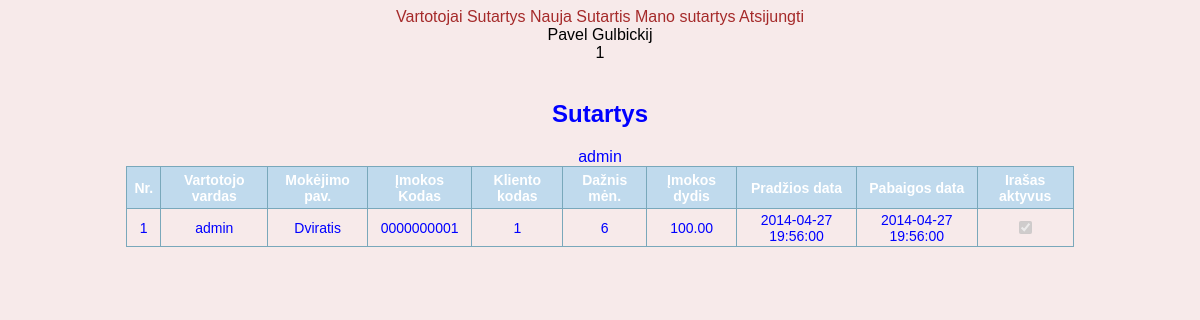
Screenshot of /index.php?pageName=Contracts.php (signed in) with the database file from the repository.
### tables this page shows
CREATE TABLE IF NOT EXISTS `user` (
  `id` int(10) unsigned NOT NULL AUTO_INCREMENT,
  `username` varchar(30) NOT NULL,
  `password` varchar(32) NOT NULL,
  `person_id` bigint(11) NOT NULL,
  `first_name` varchar(30) NOT NULL,
  `last_name` varchar(30) NOT NULL,
  `is_admin` tinyint(1) NOT NULL,
  `is_active` tinyint(1) NOT NULL DEFAULT '1',
  `timestamp` timestamp NOT NULL DEFAULT CURRENT_TIMESTAMP ON UPDATE CURRENT_TIMESTAMP,
  PRIMARY KEY (`id`),
  UNIQUE KEY `username` (`username`)
);

CREATE TABLE IF NOT EXISTS `contract` (
  `id` int(10) unsigned NOT NULL AUTO_INCREMENT,
  `payment_name` varchar(50) NOT NULL,
  `payment_code` varchar(10) NOT NULL,
  `customer_id` varchar(10) NOT NULL,
  `frequency_in_months` int(2) NOT NULL,
  `payment_amount` float(6,2) NOT NULL,
  `contract_start_date` datetime NOT NULL,
  `contract_end_date` datetime NOT NULL,
  `is_active` tinyint(1) NOT NULL DEFAULT '1',
  `timestamp` timestamp NOT NULL DEFAULT CURRENT_TIMESTAMP ON UPDATE CURRENT_TIMESTAMP,
  PRIMARY KEY (`id`)
);

### contracts.php (the view, shortened to what this page needs)
<?php
	if ($stmt = mysqli_prepare($con, "SELECT USER.USERNAME, CONTRACT.ID,  CONTRACT.PAYMENT_NAME, CONTRACT.PAYMENT_CODE, CONTRACT.CUSTOMER_ID, CONTRACT.FREQUENCY_IN_MONTHS, CONTRACT.PAYMENT_AMOUNT, CONTRACT.CONTRACT_START_DATE, CONTRACT.CONTRACT_END_DATE, CONTRACT.IS_ACTIVE FROM USER_CONTRACTS LEFT JOIN CONTRACT ON USER_CONTRACTS.CONTRACT_ID = CONTRACT.ID LEFT JOIN USER ON USER_CONTRACTS.USER_ID = USER.ID ")) {
		mysqli_stmt_execute($stmt);
		mysqli_stmt_bind_result($stmt, $username, $contractId, $contractPaymentName, $contractPaymentCode, $contractCustomerId, $contractFrequencyInMonths, $contractPaymentAmount, $contractStartDate, $contractEndDate, $contractIsActive);
		$contracts = array();
		while (mysqli_stmt_fetch($stmt)) {
			array_push($contracts, array("id" => $contractId, "username" => $username, "paymentName" => $contractPaymentName, "paymentCode" => $contractPaymentCode, "customerId" => $contractCustomerId, "frequencyInMonths" => $contractFrequencyInMonths, "paymentAmount" => $contractPaymentAmount, "contractStartDate" => $contractStartDate, "contractEndDate" => $contractEndDate,  "isActive" => $contractIsActive === 1 ? true : false));
		}
	}
?>
	<h2>Sutartys</h2>
	<table class = "data">
		<tr>
			<th>Nr.</th>
			<th>Vartotojo vardas</th>
			<th>Mokėjimo pav.</th>
			<th>Įmokos Kodas</th>
			<th>Kliento kodas</th>
			<th>Dažnis mėn.</th>
			<th>Įmokos dydis</th>
			<th>Pradžios data</th>
			<th>Pabaigos data</th>
			<th>Irašas aktyvus</th>
		</tr>
		<?php
               echo "<div> $username</div>";
			$counter = 1;
			$alt = "";
			foreach($contracts as $key => $contract) {
				echo "<tr $alt>";
				echo "<td>$counter</td>";
				echo "<td>$contract[username]</td>";
				echo "<td>$contract[paymentName]</td>";
				echo "<td>$contract[paymentCode]</td>";
				echo "<td>$contract[customerId]</td>";
				echo "<td>$contract[frequencyInMonths]</td>";
				echo "<td>".number_format($contract['paymentAmount'], 2, '.', '')."</td>";
				echo "<td>$contract[contractStartDate]</td>";
				echo "<td>$contract[contractEndDate]</td>";
				$isActiveChecked = $contract['isActive'] ? "checked='checked'" : "";
				echo "<td><input type='checkbox' $isActiveChecked disabled='true'></td>";
				echo "</tr>";
				if (strlen($alt) == 0) {
					$alt = "class='alt'";
				} else {
					$alt = "";
				}
				$counter++;
			}
		?>
	</table>

### styles.css (style rules this page uses)
body { font-family:Arial, Helvetica, sans-serif; font-size: 16px; text-align: center; color: black; background-color:#F7EAEA; }
table.data { margin-left: auto; margin-right: auto; #text-align: right; }

### dataTable.css (style rules this page uses)
table.data { #font-family:"Trebuchet MS", Arial, Helvetica, sans-serif; font-size: 14px; width:80%; border-collapse:collapse; text-align: center; }
table.data td, table.data th { #font-size:1em; border:1px solid #79A8BB; padding:3px 7px 2px 7px; }
table.data th { #font-size:1.1em; #text-align:left; text-align: center; padding-top:5px; padding-bottom:4px; background-color:#C0DAED; color:#ffffff; }

### rows the page displays
user: username "admin", contract.payment_name "Dviratis", contract.payment_code "0000000001", contract.customer_id "1", contract.frequency_in_months "6", contract.payment_amount "100.00", contract.contract_start_date "2014-04-27 19:56:00", contract.contract_end_date "2014-04-27 19:56:00"

### other values shown
$_SESSION['user']['firstName'] "Pavel"
$_SESSION['user']['lastName'] "Gulbickij"
$_SESSION['user']['id'] "1"
$username "admin"
